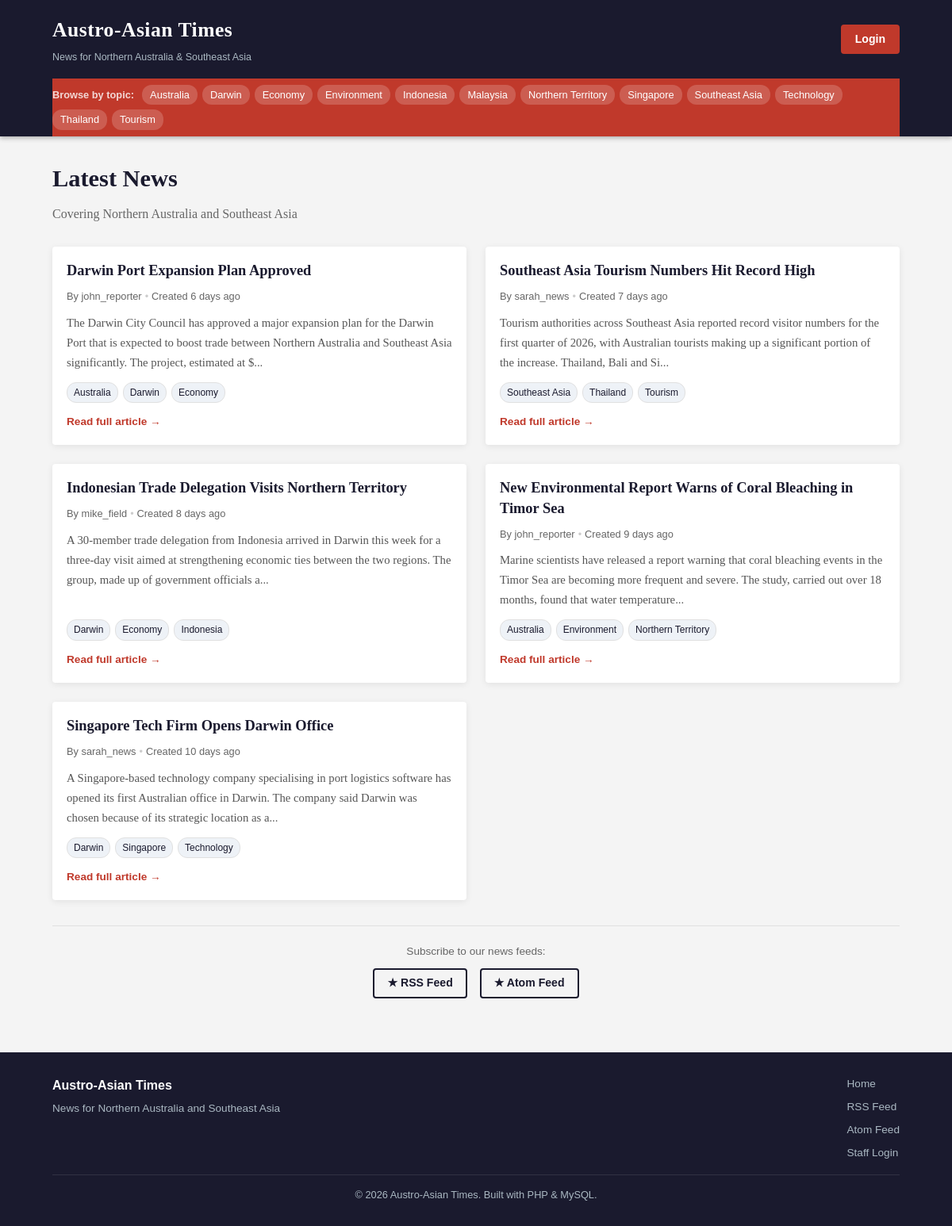
The page / on the database its author committed.
### tables this page shows
CREATE TABLE tags (
    id   INT         AUTO_INCREMENT PRIMARY KEY,
    name VARCHAR(100) NOT NULL UNIQUE
);

CREATE TABLE articles (
    id         INT          AUTO_INCREMENT PRIMARY KEY,
    title      VARCHAR(255) NOT NULL,
    content    TEXT         NOT NULL,
    author_id  INT          NOT NULL,
    status     ENUM('pending','approved','rejected') NOT NULL DEFAULT 'pending',
    image_path VARCHAR(255) DEFAULT NULL,
    created_at TIMESTAMP    DEFAULT CURRENT_TIMESTAMP,
    updated_at TIMESTAMP    DEFAULT CURRENT_TIMESTAMP ON UPDATE CURRENT_TIMESTAMP,
    FOREIGN KEY (author_id) REFERENCES users(id) ON DELETE CASCADE
);

CREATE TABLE users (
    id       INT          AUTO_INCREMENT PRIMARY KEY,
    username VARCHAR(50)  NOT NULL UNIQUE,
    email    VARCHAR(100) NOT NULL UNIQUE,
    password VARCHAR(255) NOT NULL,
    role     ENUM('journalist','editor') NOT NULL DEFAULT 'journalist',
    created_at TIMESTAMP DEFAULT CURRENT_TIMESTAMP
);

### app/controllers/Controller.php (called while the page is built, shortened)
<?php
abstract class Controller {
    protected function view(string $viewPath, array $data = [], string $title = SITE_NAME): void {
        extract($data);
        require __DIR__ . '/../views/layouts/header.php';
        require __DIR__ . '/../views/' . $viewPath . '.php';
        require __DIR__ . '/../views/layouts/footer.php';
    }
}
function e(string $str): string {
    return htmlspecialchars($str, ENT_QUOTES, 'UTF-8');
}
function timeAgo(string $datetime): string {
    $now  = new DateTime();
    $then = new DateTime($datetime);
    $diff = $now->diff($then);
    if ($diff->d > 0)  return $diff->d  . ' day'    . ($diff->d  > 1 ? 's' : '') . ' ago';
    return 'just now';
}

### app/controllers/ArticleController.php (called while the page is built, shortened)
<?php
class ArticleController extends Controller {
    private Article $articleModel;
    private Tag     $tagModel;
    public function __construct() {
        $this->articleModel = new Article();
        $this->tagModel     = new Tag();
    }
    public function index(): void {
        $articles  = $this->articleModel->getTopFive();
        $tags      = $this->tagModel->getTagsWithArticles();
        $flash     = $this->getFlash();
        $this->view('public/index', [
            'articles' => $articles,
            'tags'     => $tags,
            'flash'    => $flash,
        ], SITE_NAME . ' - News for Northern Australia and Southeast Asia');
    }
}

### index.php (called while the page is built, shortened)
<?php
require_once __DIR__ . '/app/config/Database.php';
require_once __DIR__ . '/app/models/Model.php';
require_once __DIR__ . '/app/controllers/Controller.php';
require_once __DIR__ . '/app/models/Article.php';
require_once __DIR__ . '/app/models/Tag.php';
require_once __DIR__ . '/app/controllers/ArticleController.php';
require_once __DIR__ . '/router.php';

### app/config/Database.php (called while the page is built, shortened)
<?php
class Database {
    private static ?Database $instance = null;
    private PDO $pdo;
    private function __construct() {
        try {
            $dsn = "mysql:host=" . DB_HOST
                 . ";dbname=" . DB_NAME
                 . ";charset=utf8mb4";
            $this->pdo = new PDO($dsn, DB_USER, DB_PASS, [
                PDO::ATTR_ERRMODE            => PDO::ERRMODE_EXCEPTION,
                PDO::ATTR_DEFAULT_FETCH_MODE => PDO::FETCH_ASSOC,
                PDO::ATTR_EMULATE_PREPARES   => false,
            ]);
        } catch (PDOException $e) {
            error_log("DB Connection Error: " . $e->getMessage());
            die("Database connection failed. Please check your configuration.");
        }
    }
    public static function getInstance(): Database {
        if (self::$instance === null) {
            self::$instance = new self();
        }
        return self::$instance;
    }
    public function getConnection(): PDO {
        return $this->pdo;
    }
}

### app/models/Model.php (called while the page is built, shortened)
<?php
abstract class Model {
    public function __construct() {
        $this->db = Database::getInstance()->getConnection();
    }
}

### app/models/Tag.php (called while the page is built, shortened)
<?php
class Tag extends Model {
    public function getTagsWithArticles(): array {
        $stmt = $this->db->query(
            "SELECT DISTINCT t.id, t.name
             FROM tags t
             JOIN article_tags at ON t.id = at.tag_id
             JOIN articles a      ON at.article_id = a.id
             WHERE a.status = 'approved'
             ORDER BY t.name"
        );
        return $stmt->fetchAll();
    }
}

### app/models/Article.php (called while the page is built, shortened)
<?php
class Article extends Model {
    public function getTopFive(): array {
        $stmt = $this->db->query(
            "SELECT a.id, a.title, a.content, a.image_path,
                    a.created_at, a.updated_at, u.username AS author_name
             FROM articles a
             JOIN users u ON a.author_id = u.id
             WHERE a.status = 'approved'
             ORDER BY a.updated_at DESC
             LIMIT 5"
        );
        return $stmt->fetchAll();
    }
}

### app/views/public/index.php (the view, shortened to what this page needs)
<div class="page-hero">
    <h1>Latest News</h1>
    <p>Covering Northern Australia and Southeast Asia</p>
</div>
<?php if (empty($articles)): ?>
    <div class="empty-state">
        <p>No articles have been published yet. Check back soon.</p>
    </div>
<?php else: ?>
    <div class="articles-grid">
        <?php foreach ($articles as $article): ?>
            <article class="article-card">
                <div class="article-card-body">
                    <h2 class="article-card-title">
                        <a href="<?= BASE_URL ?>/article/<?= (int) $article['id'] ?>">
                            <?= e($article['title']) ?>
                        </a>
                    </h2>
                    <div class="article-meta">
                        <span class="meta-author">By <?= e($article['author_name']) ?></span>
                        <span class="meta-sep">&bull;</span>
                        <span class="meta-time" title="<?= e($article['created_at']) ?>">
                            Created <?= e(timeAgo($article['created_at'])) ?>
                        </span>
                    </div>
                    <p class="article-card-excerpt">
                        <?= e(mb_substr(strip_tags($article['content']), 0, 200)) ?>...
                    </p>
                    <?php if (!empty($article['tags'])): ?>
                        <div class="article-tags">
                            <?php foreach ($article['tags'] as $tag): ?>
                                <a href="<?= BASE_URL ?>/tag/<?= urlencode($tag['name']) ?>" class="tag-badge">
                                    <?= e($tag['name']) ?>
                                </a>
                            <?php endforeach; ?>
                        </div>
                    <?php endif; ?>
                    <a href="<?= BASE_URL ?>/article/<?= (int) $article['id'] ?>" class="read-more-link">
                        Read full article &rarr;
                    </a>
                </div>
            </article>
        <?php endforeach; ?>
    </div>
    <div class="feed-links">
        <p>Subscribe to our news feeds:</p>
        <a href="<?= BASE_URL ?>/feed/rss"  class="btn btn-outline feed-btn">&#x2605; RSS Feed</a>
        <a href="<?= BASE_URL ?>/feed/atom" class="btn btn-outline feed-btn">&#x2605; Atom Feed</a>
    </div>
<?php endif; ?>

### router.php (shortened to what this page needs)
<?php
$rawUrl = isset($_GET['url']) ? rtrim($_GET['url'], '/') : '';
$url    = filter_var($rawUrl, FILTER_SANITIZE_URL);
$parts = explode('/', $url);
$seg0  = $parts[0] ?? '';
switch ($seg0) {
    case '':
        (new ArticleController())->index();
        break;
}

### app/views/layouts/header.php (shortened to what this page needs)
<!DOCTYPE html>
<html lang="en">
<head>
    <link rel="stylesheet" href="<?= BASE_URL ?>/public/css/style.css">
</head>
<body>
<header class="site-header">
    <div class="container">
        <div class="header-top">
            <a href="<?= BASE_URL ?>/" class="site-title">
                <span class="site-title-main"><?= e(SITE_NAME) ?></span>
                <span class="site-title-sub">News for Northern Australia &amp; Southeast Asia</span>
            </a>
            <nav class="header-nav">
                <?php if (!empty($_SESSION['user_id'])): ?>
                    <span class="nav-user">
                        Logged in as <strong><?= e($_SESSION['user_username']) ?></strong>
                        (<?= e($_SESSION['user_role']) ?>)
                    </span>
                    <?php if ($_SESSION['user_role'] === 'editor'): ?>
                        <a href="<?= BASE_URL ?>/editor/dashboard" class="btn btn-outline">Dashboard</a>
                        <a href="<?= BASE_URL ?>/editor/comments"  class="btn btn-outline">Comments</a>
                    <?php else: ?>
                        <a href="<?= BASE_URL ?>/journalist/dashboard" class="btn btn-outline">My Articles</a>
                        <a href="<?= BASE_URL ?>/journalist/create"    class="btn btn-outline">New Article</a>
                    <?php endif; ?>
                    <a href="<?= BASE_URL ?>/logout" class="btn btn-danger">Logout</a>
                <?php else: ?>
                    <a href="<?= BASE_URL ?>/login" class="btn btn-primary">Login</a>
                <?php endif; ?>
            </nav>
        </div>
        <?php if (!empty($tags) || !empty($allTags)): ?>
            <?php $navTags = $tags ?? $allTags ?? []; ?>
            <?php if (!empty($navTags)): ?>
            <nav class="tag-nav">
                <span class="tag-nav-label">Browse by topic:</span>
                <?php foreach ($navTags as $tag): ?>
                    <a href="<?= BASE_URL ?>/tag/<?= urlencode($tag['name']) ?>" class="tag-link">
                        <?= e($tag['name']) ?>
                    </a>
                <?php endforeach; ?>
            </nav>
            <?php endif; ?>
        <?php endif; ?>
    </div>
</header>
<main class="main-content">
    <div class="container">

### app/views/layouts/footer.php (shortened to what this page needs)
    </div>
</main>
<footer class="site-footer">
    <div class="container">
        <div class="footer-content">
            <div class="footer-info">
                <strong><?= e(SITE_NAME) ?></strong>
                <p>News for Northern Australia and Southeast Asia</p>
            </div>
            <div class="footer-links">
                <a href="<?= BASE_URL ?>/">Home</a>
                <a href="<?= BASE_URL ?>/feed/rss">RSS Feed</a>
                <a href="<?= BASE_URL ?>/feed/atom">Atom Feed</a>
                <?php if (!empty($_SESSION['user_id'])): ?>
                    <a href="<?= BASE_URL ?>/logout">Logout</a>
                <?php else: ?>
                    <a href="<?= BASE_URL ?>/login">Staff Login</a>
                <?php endif; ?>
            </div>
        </div>
        <p class="footer-copy">&copy; <?= date('Y') ?> <?= e(SITE_NAME) ?>. Built with PHP &amp; MySQL.</p>
    </div>
</footer>
</body>
</html>

### rows shown on the page
tags: name "Australia"
tags: name "Darwin"
tags: name "Economy"
tags: name "Environment"
tags: name "Indonesia"
tags: name "Malaysia"
tags: name "Northern Territory"
tags: name "Singapore"
tags: name "Southeast Asia"
tags: name "Technology"
tags: name "Thailand"
tags: name "Tourism"
articles: title "Darwin Port Expansion Plan Approved", author.username "john_reporter", created_at "6 days ago", content "The Darwin City Council has approved a major expansion plan for the Darwin Port that is expected to boost trade between Northern Australia and Southeast Asia significantly. The project, estimated at $"
articles: title "Southeast Asia Tourism Numbers Hit Record High", author.username "sarah_news", created_at "7 days ago", content "Tourism authorities across Southeast Asia reported record visitor numbers for the first quarter of 2026, with Australian tourists making up a significant portion of the increase. Thailand, Bali and Si"
articles: title "Indonesian Trade Delegation Visits Northern Territory", author.username "mike_field", created_at "8 days ago", content "A 30-member trade delegation from Indonesia arrived in Darwin this week for a three-day visit aimed at strengthening economic ties between the two regions. The group, made up of government officials a"
articles: title "New Environmental Report Warns of Coral Bleaching in Timor Sea", author.username "john_reporter", created_at "9 days ago", content "Marine scientists have released a report warning that coral bleaching events in the Timor Sea are becoming more frequent and severe. The study, carried out over 18 months, found that water temperature"
articles: title "Singapore Tech Firm Opens Darwin Office", author.username "sarah_news", created_at "10 days ago", content "A Singapore-based technology company specialising in port logistics software has opened its first Australian office in Darwin. The company said Darwin was chosen because of its strategic location as a"

### other values the page prints
SITE_NAME "Austro-Asian Times"
